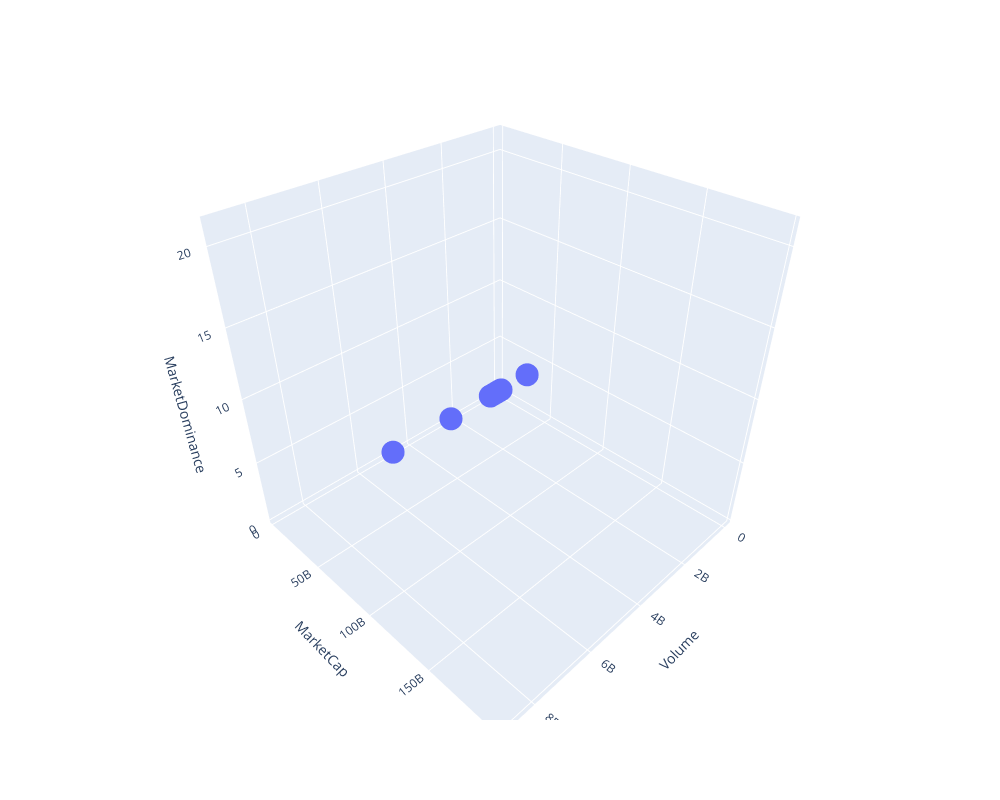

Notebook cell for this chart:
### Code cell
Dimensions = {
    'Volume': cluster['Volume'],
    'MarketCap': cluster['MarketCap'],
    'MarketDominance': cluster['MarketDominance']
}

Dimensions = pd.DataFrame(Dimensions)
# رسم نمودار سه بعدی
fig = px.scatter_3d(Dimensions, x='Volume', y='MarketCap', z='MarketDominance')
fig.update_layout(width=1000, height=800)

# نمایش نمودار
fig.show()

### Figure 1 — Plotly figure (JSON) as saved in the notebook; plotly's stock layout.template omitted (floating-point values rounded to 4 significant figures)
{"data": [{"hovertemplate": "Volume=%{x}<br>MarketCap=%{y}<br>MarketDominance=%{z}<extra></extra>", "legendgroup": "", "marker": {"color": "#636efa", "symbol": "circle"}, "mode": "markers", "name": "", "scene": "scene", "showlegend": false, "type": "scatter3d", "x": [1823000.0, 99190000.0, 141500000.0, 219706474, 217700000.0, 248000000.0, 591300000.0, 271900000.0, 203600000.0, 423300000.0, 633896302, 631100000.0, 364799566, 5084396129, 1349225371, 3665726400, 680800000.0, 8843689497], "y": [3586504072, 3992451215, 4237575489, 4901630273, 5513660644, 5606251419, 5729295460, 6018922345, 6659549868, 8053184610, 8349992848, 10342393982, 12109137813, 12132993575, 23581660945, 37317414284, 44599661514, 196082390477], "z": [0.3846, 0.4282, 0.4544, 0.5257, 0.5913, 0.6012, 0.6144, 0.6455, 0.7142, 0.8636, 0.8955, 1.109, 1.299, 1.301, 2.529, 4.002, 4.783, 21.03]}], "layout": {"height": 800, "legend": {"tracegroupgap": 0}, "margin": {"t": 60}, "scene": {"domain": {"x": [0, 1], "y": [0, 1]}, "xaxis": {"title": {"text": "Volume"}}, "yaxis": {"title": {"text": "MarketCap"}}, "zaxis": {"title": {"text": "MarketDominance"}}}, "width": 1000}}
